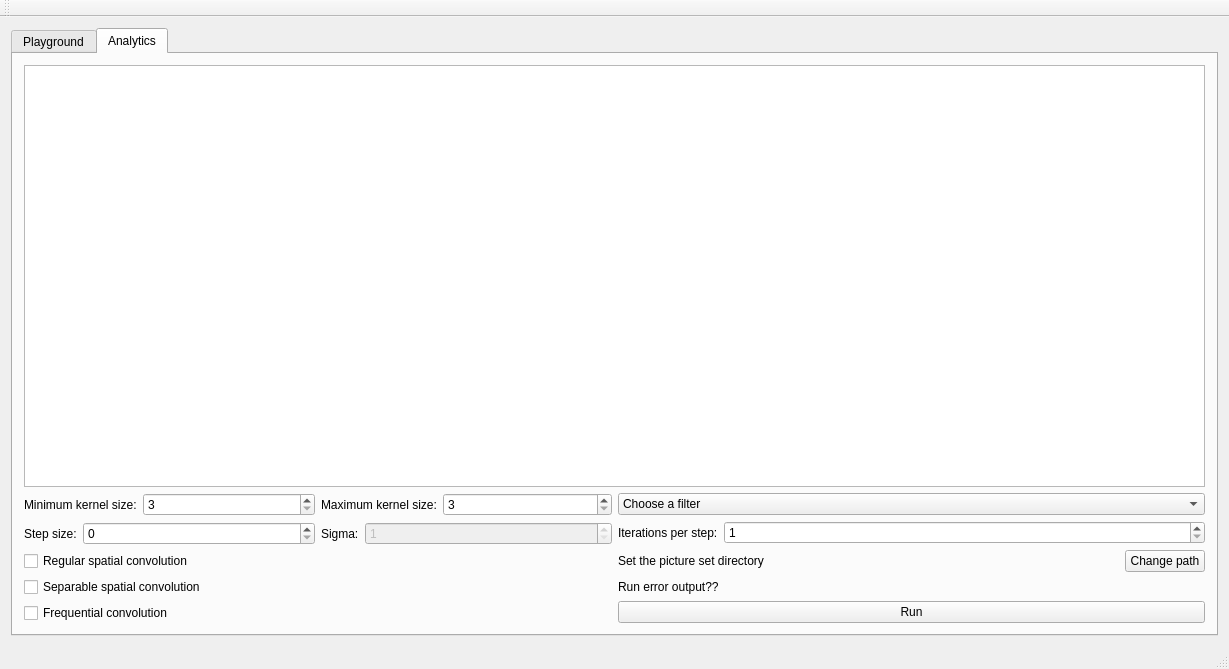
<?xml version="1.0" encoding="UTF-8"?>
<ui version="4.0">
 <class>MainWindow</class>
 <widget class="QMainWindow" name="MainWindow">
  <property name="geometry">
   <rect>
    <x>0</x>
    <y>0</y>
    <width>1229</width>
    <height>669</height>
   </rect>
  </property>
  <property name="windowTitle">
   <string>2D Filtering tool</string>
  </property>
  <widget class="QWidget" name="centralWidget">
   <layout class="QGridLayout" name="gridLayout">
    <item row="0" column="0">
     <widget class="QTabWidget" name="tabWidget">
      <property name="currentIndex">
       <number>1</number>
      </property>
      <widget class="QWidget" name="playground_tab">
       <attribute name="title">
        <string>Playground</string>
       </attribute>
       <widget class="QWidget" name="gridLayoutWidget">
        <property name="geometry">
         <rect>
          <x>150</x>
          <y>40</y>
          <width>881</width>
          <height>521</height>
         </rect>
        </property>
        <layout class="QGridLayout" name="gridLayout_2">
         <property name="leftMargin">
          <number>0</number>
         </property>
         <property name="topMargin">
          <number>0</number>
         </property>
         <property name="rightMargin">
          <number>0</number>
         </property>
         <property name="bottomMargin">
          <number>0</number>
         </property>
         <property name="horizontalSpacing">
          <number>0</number>
         </property>
         <item row="0" column="1">
          <widget class="QLabel" name="label_2">
           <property name="text">
            <string/>
           </property>
           <property name="margin">
            <number>20</number>
           </property>
          </widget>
         </item>
         <item row="1" column="1">
          <widget class="QLabel" name="label_5">
           <property name="text">
            <string/>
           </property>
           <property name="margin">
            <number>20</number>
           </property>
          </widget>
         </item>
         <item row="1" column="2">
          <widget class="QLabel" name="label_6">
           <property name="text">
            <string/>
           </property>
           <property name="margin">
            <number>20</number>
           </property>
          </widget>
         </item>
         <item row="1" column="0">
          <widget class="QLabel" name="label_4">
           <property name="text">
            <string/>
           </property>
           <property name="margin">
            <number>20</number>
           </property>
          </widget>
         </item>
         <item row="0" column="2">
          <widget class="QLabel" name="label_3">
           <property name="text">
            <string/>
           </property>
           <property name="margin">
            <number>20</number>
           </property>
          </widget>
         </item>
         <item row="0" column="0">
          <widget class="QLabel" name="playInputImg">
           <property name="text">
            <string/>
           </property>
           <property name="margin">
            <number>20</number>
           </property>
           <property name="textInteractionFlags">
            <set>Qt::NoTextInteraction</set>
           </property>
          </widget>
         </item>
        </layout>
       </widget>
       <widget class="QWidget" name="verticalLayoutWidget">
        <property name="geometry">
         <rect>
          <x>1090</x>
          <y>40</y>
          <width>91</width>
          <height>111</height>
         </rect>
        </property>
        <layout class="QVBoxLayout" name="verticalLayout">
         <item>
          <widget class="QPushButton" name="playLoadImg">
           <property name="text">
            <string>Load</string>
           </property>
          </widget>
         </item>
         <item>
          <widget class="QPushButton" name="pushButton_2">
           <property name="text">
            <string>Forward</string>
           </property>
          </widget>
         </item>
        </layout>
       </widget>
      </widget>
      <widget class="QWidget" name="analytics_tab">
       <attribute name="title">
        <string>Analytics</string>
       </attribute>
       <layout class="QVBoxLayout" name="verticalLayout_4">
        <item>
         <widget class="QGraphicsView" name="graph_view"/>
        </item>
        <item>
         <layout class="QHBoxLayout" name="horizontalLayout">
          <property name="topMargin">
           <number>0</number>
          </property>
          <item>
           <layout class="QVBoxLayout" name="verticalLayout_2">
            <property name="topMargin">
             <number>0</number>
            </property>
            <item>
             <layout class="QHBoxLayout" name="horizontalLayout_2">
              <property name="topMargin">
               <number>0</number>
              </property>
              <item>
               <layout class="QFormLayout" name="formLayout_3">
                <property name="topMargin">
                 <number>0</number>
                </property>
                <property name="rightMargin">
                 <number>0</number>
                </property>
                <item row="0" column="0">
                 <widget class="QLabel" name="min_kernel_size_label">
                  <property name="autoFillBackground">
                   <bool>false</bool>
                  </property>
                  <property name="frameShadow">
                   <enum>QFrame::Plain</enum>
                  </property>
                  <property name="text">
                   <string>Minimum kernel size:</string>
                  </property>
                 </widget>
                </item>
                <item row="0" column="1">
                 <widget class="QSpinBox" name="min_kernel_size_sbox">
                  <property name="correctionMode">
                   <enum>QAbstractSpinBox::CorrectToNearestValue</enum>
                  </property>
                  <property name="minimum">
                   <number>3</number>
                  </property>
                  <property name="maximum">
                   <number>9999</number>
                  </property>
                  <property name="singleStep">
                   <number>2</number>
                  </property>
                 </widget>
                </item>
               </layout>
              </item>
              <item>
               <layout class="QFormLayout" name="formLayout_4">
                <property name="rightMargin">
                 <number>0</number>
                </property>
                <item row="0" column="0">
                 <widget class="QLabel" name="max_kernel_size_label">
                  <property name="text">
                   <string>Maximum kernel size:</string>
                  </property>
                 </widget>
                </item>
                <item row="0" column="1">
                 <widget class="QSpinBox" name="max_kernel_size_sbox">
                  <property name="correctionMode">
                   <enum>QAbstractSpinBox::CorrectToNearestValue</enum>
                  </property>
                  <property name="minimum">
                   <number>3</number>
                  </property>
                  <property name="maximum">
                   <number>9999</number>
                  </property>
                  <property name="singleStep">
                   <number>2</number>
                  </property>
                 </widget>
                </item>
               </layout>
              </item>
             </layout>
            </item>
            <item>
             <layout class="QHBoxLayout" name="horizontalLayout_3">
              <property name="topMargin">
               <number>0</number>
              </property>
              <item>
               <layout class="QHBoxLayout" name="horizontalLayout_4">
                <property name="topMargin">
                 <number>0</number>
                </property>
                <item>
                 <layout class="QFormLayout" name="formLayout_2">
                  <item row="0" column="0">
                   <widget class="QLabel" name="step_size_label">
                    <property name="text">
                     <string>Step size:</string>
                    </property>
                   </widget>
                  </item>
                  <item row="0" column="1">
                   <widget class="QSpinBox" name="step_size_sbox">
                    <property name="maximum">
                     <number>96</number>
                    </property>
                    <property name="singleStep">
                     <number>2</number>
                    </property>
                   </widget>
                  </item>
                 </layout>
                </item>
                <item>
                 <layout class="QFormLayout" name="formLayout_6">
                  <item row="0" column="0">
                   <widget class="QLabel" name="sigma_label">
                    <property name="text">
                     <string>Sigma:</string>
                    </property>
                   </widget>
                  </item>
                  <item row="0" column="1">
                   <widget class="QSpinBox" name="sigma_sbox">
                    <property name="enabled">
                     <bool>false</bool>
                    </property>
                    <property name="minimum">
                     <number>1</number>
                    </property>
                    <property name="maximum">
                     <number>9999</number>
                    </property>
                   </widget>
                  </item>
                 </layout>
                </item>
               </layout>
              </item>
             </layout>
            </item>
            <item>
             <widget class="QCheckBox" name="reg_spatial_con_check">
              <property name="layoutDirection">
               <enum>Qt::LeftToRight</enum>
              </property>
              <property name="text">
               <string>Regular spatial convolution</string>
              </property>
             </widget>
            </item>
            <item>
             <widget class="QCheckBox" name="sep_spatial_con_check">
              <property name="text">
               <string>Separable spatial convolution</string>
              </property>
             </widget>
            </item>
            <item>
             <widget class="QCheckBox" name="frequential_con_check">
              <property name="text">
               <string>Frequential convolution</string>
              </property>
             </widget>
            </item>
           </layout>
          </item>
          <item>
           <layout class="QVBoxLayout" name="verticalLayout_3">
            <property name="leftMargin">
             <number>0</number>
            </property>
            <item>
             <widget class="QComboBox" name="filter_cbox">
              <item>
               <property name="text">
                <string>Choose a filter</string>
               </property>
              </item>
              <item>
               <property name="text">
                <string>Gaussian</string>
               </property>
              </item>
              <item>
               <property name="text">
                <string>Mean</string>
               </property>
              </item>
              <item>
               <property name="text">
                <string>Low pass</string>
               </property>
              </item>
              <item>
               <property name="text">
                <string>High pass</string>
               </property>
              </item>
             </widget>
            </item>
            <item>
             <layout class="QFormLayout" name="formLayout_5">
              <item row="0" column="0">
               <widget class="QLabel" name="iters_p_step_label">
                <property name="text">
                 <string>Iterations per step:</string>
                </property>
               </widget>
              </item>
              <item row="0" column="1">
               <widget class="QSpinBox" name="iters_p_step_sbox">
                <property name="minimum">
                 <number>1</number>
                </property>
                <property name="maximum">
                 <number>100000</number>
                </property>
               </widget>
              </item>
             </layout>
            </item>
            <item>
             <layout class="QHBoxLayout" name="horizontalLayout_5">
              <property name="rightMargin">
               <number>0</number>
              </property>
              <item>
               <widget class="QLabel" name="change_pic_label">
                <property name="text">
                 <string>Set the picture set directory</string>
                </property>
                <property name="scaledContents">
                 <bool>true</bool>
                </property>
                <property name="wordWrap">
                 <bool>true</bool>
                </property>
               </widget>
              </item>
              <item>
               <widget class="QPushButton" name="change_pic_button">
                <property name="sizePolicy">
                 <sizepolicy hsizetype="Fixed" vsizetype="Fixed">
                  <horstretch>0</horstretch>
                  <verstretch>0</verstretch>
                 </sizepolicy>
                </property>
                <property name="text">
                 <string>Change path</string>
                </property>
               </widget>
              </item>
             </layout>
            </item>
            <item>
             <widget class="QLabel" name="error_out_label">
              <property name="text">
               <string>Run error output??</string>
              </property>
             </widget>
            </item>
            <item>
             <widget class="QPushButton" name="run_button">
              <property name="text">
               <string>Run</string>
              </property>
             </widget>
            </item>
           </layout>
          </item>
         </layout>
        </item>
       </layout>
      </widget>
     </widget>
    </item>
   </layout>
  </widget>
  <widget class="QToolBar" name="mainToolBar">
   <attribute name="toolBarArea">
    <enum>TopToolBarArea</enum>
   </attribute>
   <attribute name="toolBarBreak">
    <bool>false</bool>
   </attribute>
  </widget>
  <widget class="QStatusBar" name="statusBar"/>
 </widget>
 <layoutdefault spacing="6" margin="11"/>
 <resources/>
 <connections/>
</ui>
